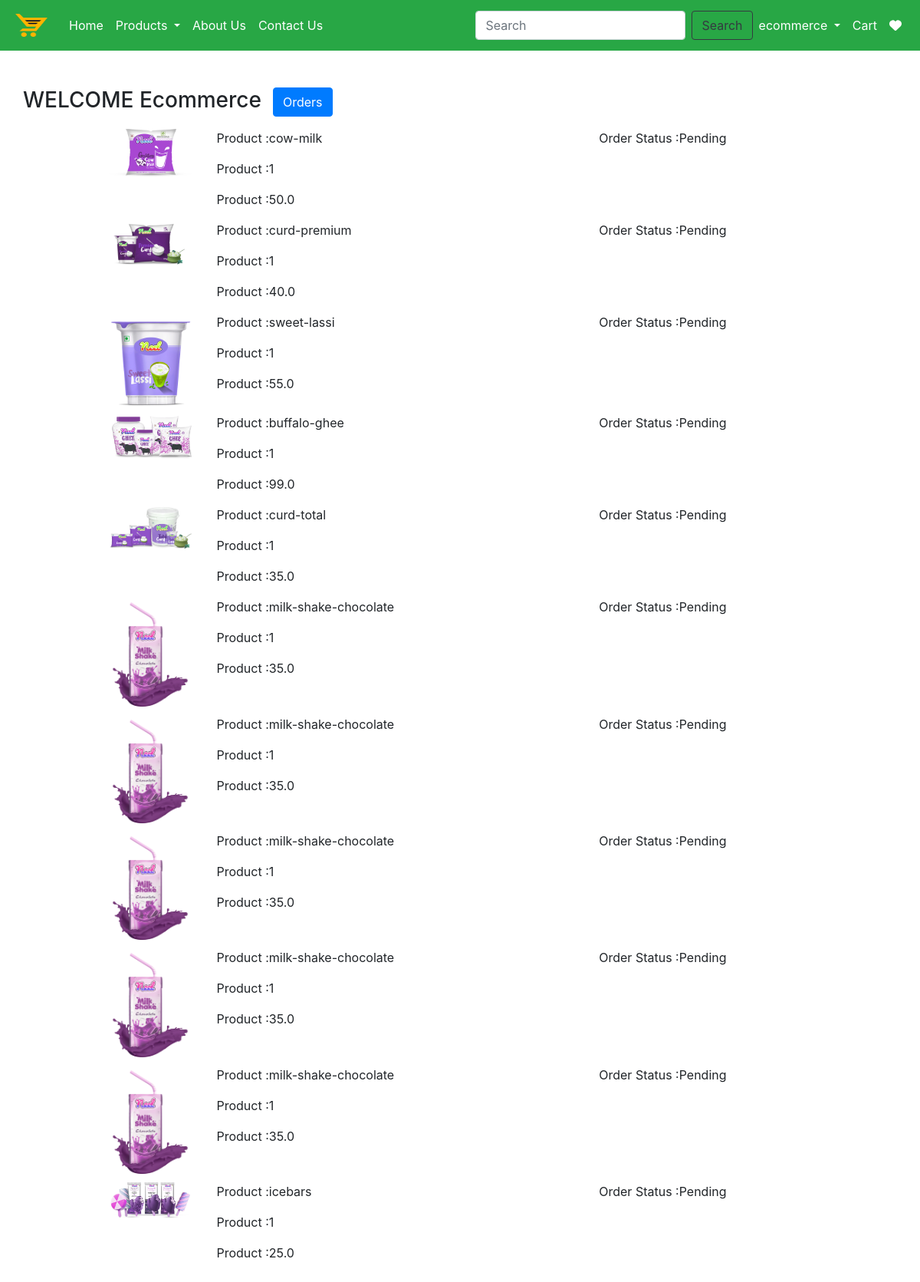
The page /orders/ (signed in) on the database its author committed.
### dcapp/models.py (models this page shows, shortened)
class OrderPlaced(models.Model):
    user=models.ForeignKey(User,on_delete=models.CASCADE)
    customer=models.ForeignKey(Customer,on_delete=models.CASCADE)
    product=models.ForeignKey(Product,on_delete=models.CASCADE,default='')
    quantity=models.PositiveIntegerField(default=1)
    ordered_date=models.DateTimeField(auto_now_add=True)
    status=models.CharField(max_length=50,choices=STATUS_CHOICES,default='Pending')
    payment=models.ForeignKey(Payment,on_delete=models.CASCADE,default='')
    @property
    def total_cost(self):
        return self.quantity * self.product.discount_price

class Product(models.Model):
    title=models.CharField(max_length=50)
    selling_price=models.FloatField()
    discount_price=models.FloatField()
    description=models.TextField()
    category=models.CharField(choices=CATEGORY_CHOICES,max_length=2)
    product_image=models.ImageField(upload_to="product")

### dcapp/views.py (the view)
# urls.py: path('orders/',orders,name='orders'),
def orders(request):
    order_placed=OrderPlaced.objects.filter(user=request.user)
    return render(request,'orders.html',locals())

### templates/orders.html (shortened to what this page needs)
{% extends 'base.html' %}
{% load static %}
{% block content %}
<div class="container my-5">
    <div class="row">
        <h3>WELCOME <span class="text-capitalize">{{request.user}}</span></h3>
       <div class="col-sm-2 border-end">
         <ul class="list-unstyled">
            <li class="d-grid"><a href="{% url 'orders' %}" class="btn btn-primary">Orders</a></li>
         </ul>
       </div>
       <div class="col-sm-9 offset-sm-1">
        {% for op in order_placed %}
        <div class="row">
       <div class="col-sm-2"><img src="{{op.product.product_image.url}}" srcset="" alt="" class="img-fluid"></div>
                <div class="col-sm-7">
                    <p>Product :{{op.product.title}}</p>
                    <p>Product :{{op.quantity}}</p>
                    <p>Product :{{op.total_cost}}</p>
                </div>
                <div class="col-sm-3">
                    <p>Order Status :{{op.status}}</p>
                </div>
        </div>
        {% endfor %}
    </div>
   </div>
</div>
{% endblock content %}

### templates/base.html (shortened to what this page needs)
{% load static %}
<!DOCTYPE html>
<html lang="en">
<head>
    <link rel="stylesheet" href="https://cdn.jsdelivr.net/npm/bootstrap@4.5.3/dist/css/bootstrap.min.css">
    <link rel='stylesheet' href='{% static "css/all.min.css" %}' />
    <link rel='stylesheet' href='{% static "css/owl.carousel.min.css" %}' />
    <link rel='stylesheet' href='{% static "css/style.css" %}' />
    <link rel='stylesheet' href='{% static "home.css" %}' />
  </head>
<body>
    <nav class="navbar navbar-expand-lg navbar-dark bg-success">
        <a class="navbar-brand" href="{% url 'home' %}"><img src="\media\ecommerce.png" width='50' height='40' alt="logo"></a>
        <div class="collapse navbar-collapse" id="navbarSupportedContent">
          <ul class="navbar-nav mr-auto">
            {% if request.user.is_authenticated %}
            <li class="nav-item active">
              <a class="nav-link" href="/">Home <span class="sr-only">(current)</span></a>
            </li>
            <li class="nav-item active dropdown">
                <a class="nav-link dropdown-toggle" href="#" id="navbarDropdown" role="button" data-toggle="dropdown" aria-haspopup="true" aria-expanded="false">
                  Products
                </a>
            </li>
            <li class="nav-item">
              <a class="nav-link text-white" href="{% url 'about' %}">About Us</a>
            </li>
            <li class="nav-item">
              <a class="nav-link text-white" href="{% url 'contact' %}">Contact Us</a>
            </li>
          </ul>
          <form class="form-inline my-2 my-lg-0" role='search' action='/search'>
            <input class="form-control mr-sm-2" type="search" placeholder="Search" name="search" aria-label="Search">
            <button class="btn btn-outline-dark my-2 my-sm-0" type="submit">Search</button>
          </form>
        </div>
        <ul class="navbar-nav mr-auto">
          <li class="nav-item active dropdown">
            <a class="nav-link dropdown-toggle" href="#" id="navbarDropdown" role="button" data-toggle="dropdown" aria-haspopup="true" aria-expanded="false">
              {{request.user}}
            </a>
          </li>
          <li class="nav-item">
            <a class="nav-link text-white" href="{% url 'showcart' %}"> Cart</a>
          </li>
          <li class="nav-item">
            <a class="nav-link text-white" href=""> <i class='fa fa-heart'></i></a>
          </li>
          {% endif %}
        </ul>
      </nav>
   {% block content %}{% endblock content %}
  </body>
</html>

### rows shown on the page
OrderPlaced: product.product_image (picture), product "cow-milk", quantity "1", total_cost "50.0", status "Pending"
OrderPlaced: product.product_image (picture), product "curd-premium", quantity "1", total_cost "40.0", status "Pending"
OrderPlaced: product.product_image (picture), product "sweet-lassi", quantity "1", total_cost "55.0", status "Pending"
OrderPlaced: product.product_image (picture), product "buffalo-ghee", quantity "1", total_cost "99.0", status "Pending"
OrderPlaced: product.product_image (picture), product "curd-total", quantity "1", total_cost "35.0", status "Pending"
OrderPlaced: product.product_image (picture), product "milk-shake-chocolate", quantity "1", total_cost "35.0", status "Pending"
OrderPlaced: product.product_image (picture), product "milk-shake-chocolate", quantity "1", total_cost "35.0", status "Pending"
OrderPlaced: product.product_image (picture), product "milk-shake-chocolate", quantity "1", total_cost "35.0", status "Pending"
OrderPlaced: product.product_image (picture), product "milk-shake-chocolate", quantity "1", total_cost "35.0", status "Pending"
OrderPlaced: product.product_image (picture), product "milk-shake-chocolate", quantity "1", total_cost "35.0", status "Pending"
OrderPlaced: product.product_image (picture), product "icebars", quantity "1", total_cost "25.0", status "Pending"

### other values the page prints
{{ request.user }} "ecommerce"
{{ request.user }} "Ecommerce"
